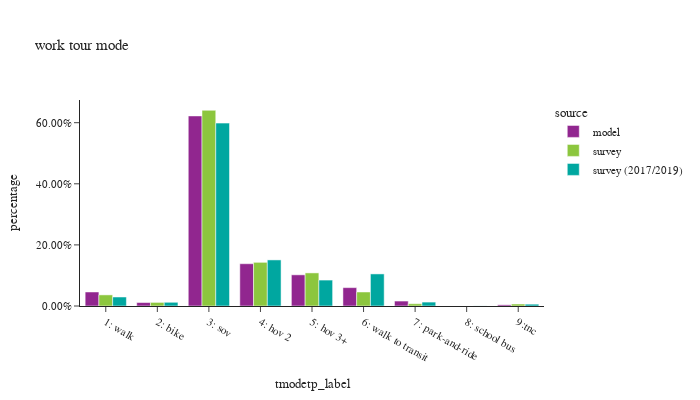

Write notebook code for a chart like this one.
### Code cell
df_plot = wk_tour.groupby(['source','tmodetp_label'])['toexpfac'].sum().reset_index()
df_plot['percentage'] = df_plot.groupby(['source'], group_keys=False)['toexpfac']. \
    apply(lambda x: x / float(x.sum()))

df_plot_ct = wk_tour.groupby(['source','tmodetp_label'])['toexpfac'].count().reset_index(). \
    rename(columns={'toexpfac':'sample count'})
df_plot = df_plot.merge(df_plot_ct, on=['source','tmodetp_label'])

fig = px.bar(df_plot.sort_values(by=['source']), x="tmodetp_label", y="percentage", color="source",
             barmode="group",hover_data=['sample count'],title="work tour mode")
fig.update_layout(height=400, width=700, font=dict(size=11),
                  xaxis = dict(dtick = 1, categoryorder='category ascending'),
                  yaxis=dict(tickformat=".2%"))
fig.show()

### Figure 1 — Plotly figure (JSON) as saved in the notebook; plotly's stock layout.template omitted (floating-point values rounded to 4 significant figures)
{"data": [{"alignmentgroup": "True", "customdata": [[62331], [15397], [844999], [187954], [138560], [81682], [22004], [5228]], "hovertemplate": "source=model<br>tmodetp_label=%{x}<br>percentage=%{y}<br>sample count=%{customdata[0]}<extra></extra>", "legendgroup": "model", "marker": {"color": "#91268F", "pattern": {"shape": ""}}, "name": "model", "offsetgroup": "model", "orientation": "v", "showlegend": true, "textposition": "auto", "type": "bar", "x": ["1: walk", "2: bike", "3: sov", "4: hov 2", "5: hov 3+", "6: walk to transit", "7: park-and-ride", "9:tnc"], "xaxis": "x", "y": [0.04589, 0.01134, 0.6222, 0.1384, 0.102, 0.06014, 0.0162, 0.003849], "yaxis": "y"}, {"alignmentgroup": "True", "customdata": [[17], [25], [364], [98], [1351], [135], [221], [256]], "hovertemplate": "source=survey<br>tmodetp_label=%{x}<br>percentage=%{y}<br>sample count=%{customdata[0]}<extra></extra>", "legendgroup": "survey", "marker": {"color": "#8CC63E", "pattern": {"shape": ""}}, "name": "survey", "offsetgroup": "survey", "orientation": "v", "showlegend": true, "textposition": "auto", "type": "bar", "x": ["9:tnc", "7: park-and-ride", "6: walk to transit", "5: hov 3+", "3: sov", "2: bike", "1: walk", "4: hov 2"], "xaxis": "x", "y": [0.006574, 0.007479, 0.04593, 0.1083, 0.6406, 0.0118, 0.03637, 0.1429], "yaxis": "y"}, {"alignmentgroup": "True", "customdata": [[8], [797], [240], [3253], [926], [386], [2462], [101], [124]], "hovertemplate": "source=survey (2017/2019)<br>tmodetp_label=%{x}<br>percentage=%{y}<br>sample count=%{customdata[0]}<extra></extra>", "legendgroup": "survey (2017/2019)", "marker": {"color": "#00A7A0", "pattern": {"shape": ""}}, "name": "survey (2017/2019)", "offsetgroup": "survey (2017/2019)", "orientation": "v", "showlegend": true, "textposition": "auto", "type": "bar", "x": ["8: school bus", "1: walk", "2: bike", "3: sov", "4: hov 2", "5: hov 3+", "6: walk to transit", "7: park-and-ride", "9:tnc"], "xaxis": "x", "y": [0.0002906, 0.02943, 0.01213, 0.5986, 0.1509, 0.08489, 0.105, 0.01279, 0.005975], "yaxis": "y"}], "layout": {"barmode": "group", "font": {"size": 11}, "height": 400, "legend": {"title": {"text": "source"}, "tracegroupgap": 0}, "title": {"text": "work tour mode"}, "width": 700, "xaxis": {"anchor": "y", "categoryorder": "category ascending", "domain": [0.0, 1.0], "dtick": 1, "title": {"text": "tmodetp_label"}}, "yaxis": {"anchor": "x", "domain": [0.0, 1.0], "tickformat": ".2%", "title": {"text": "percentage"}}}}
